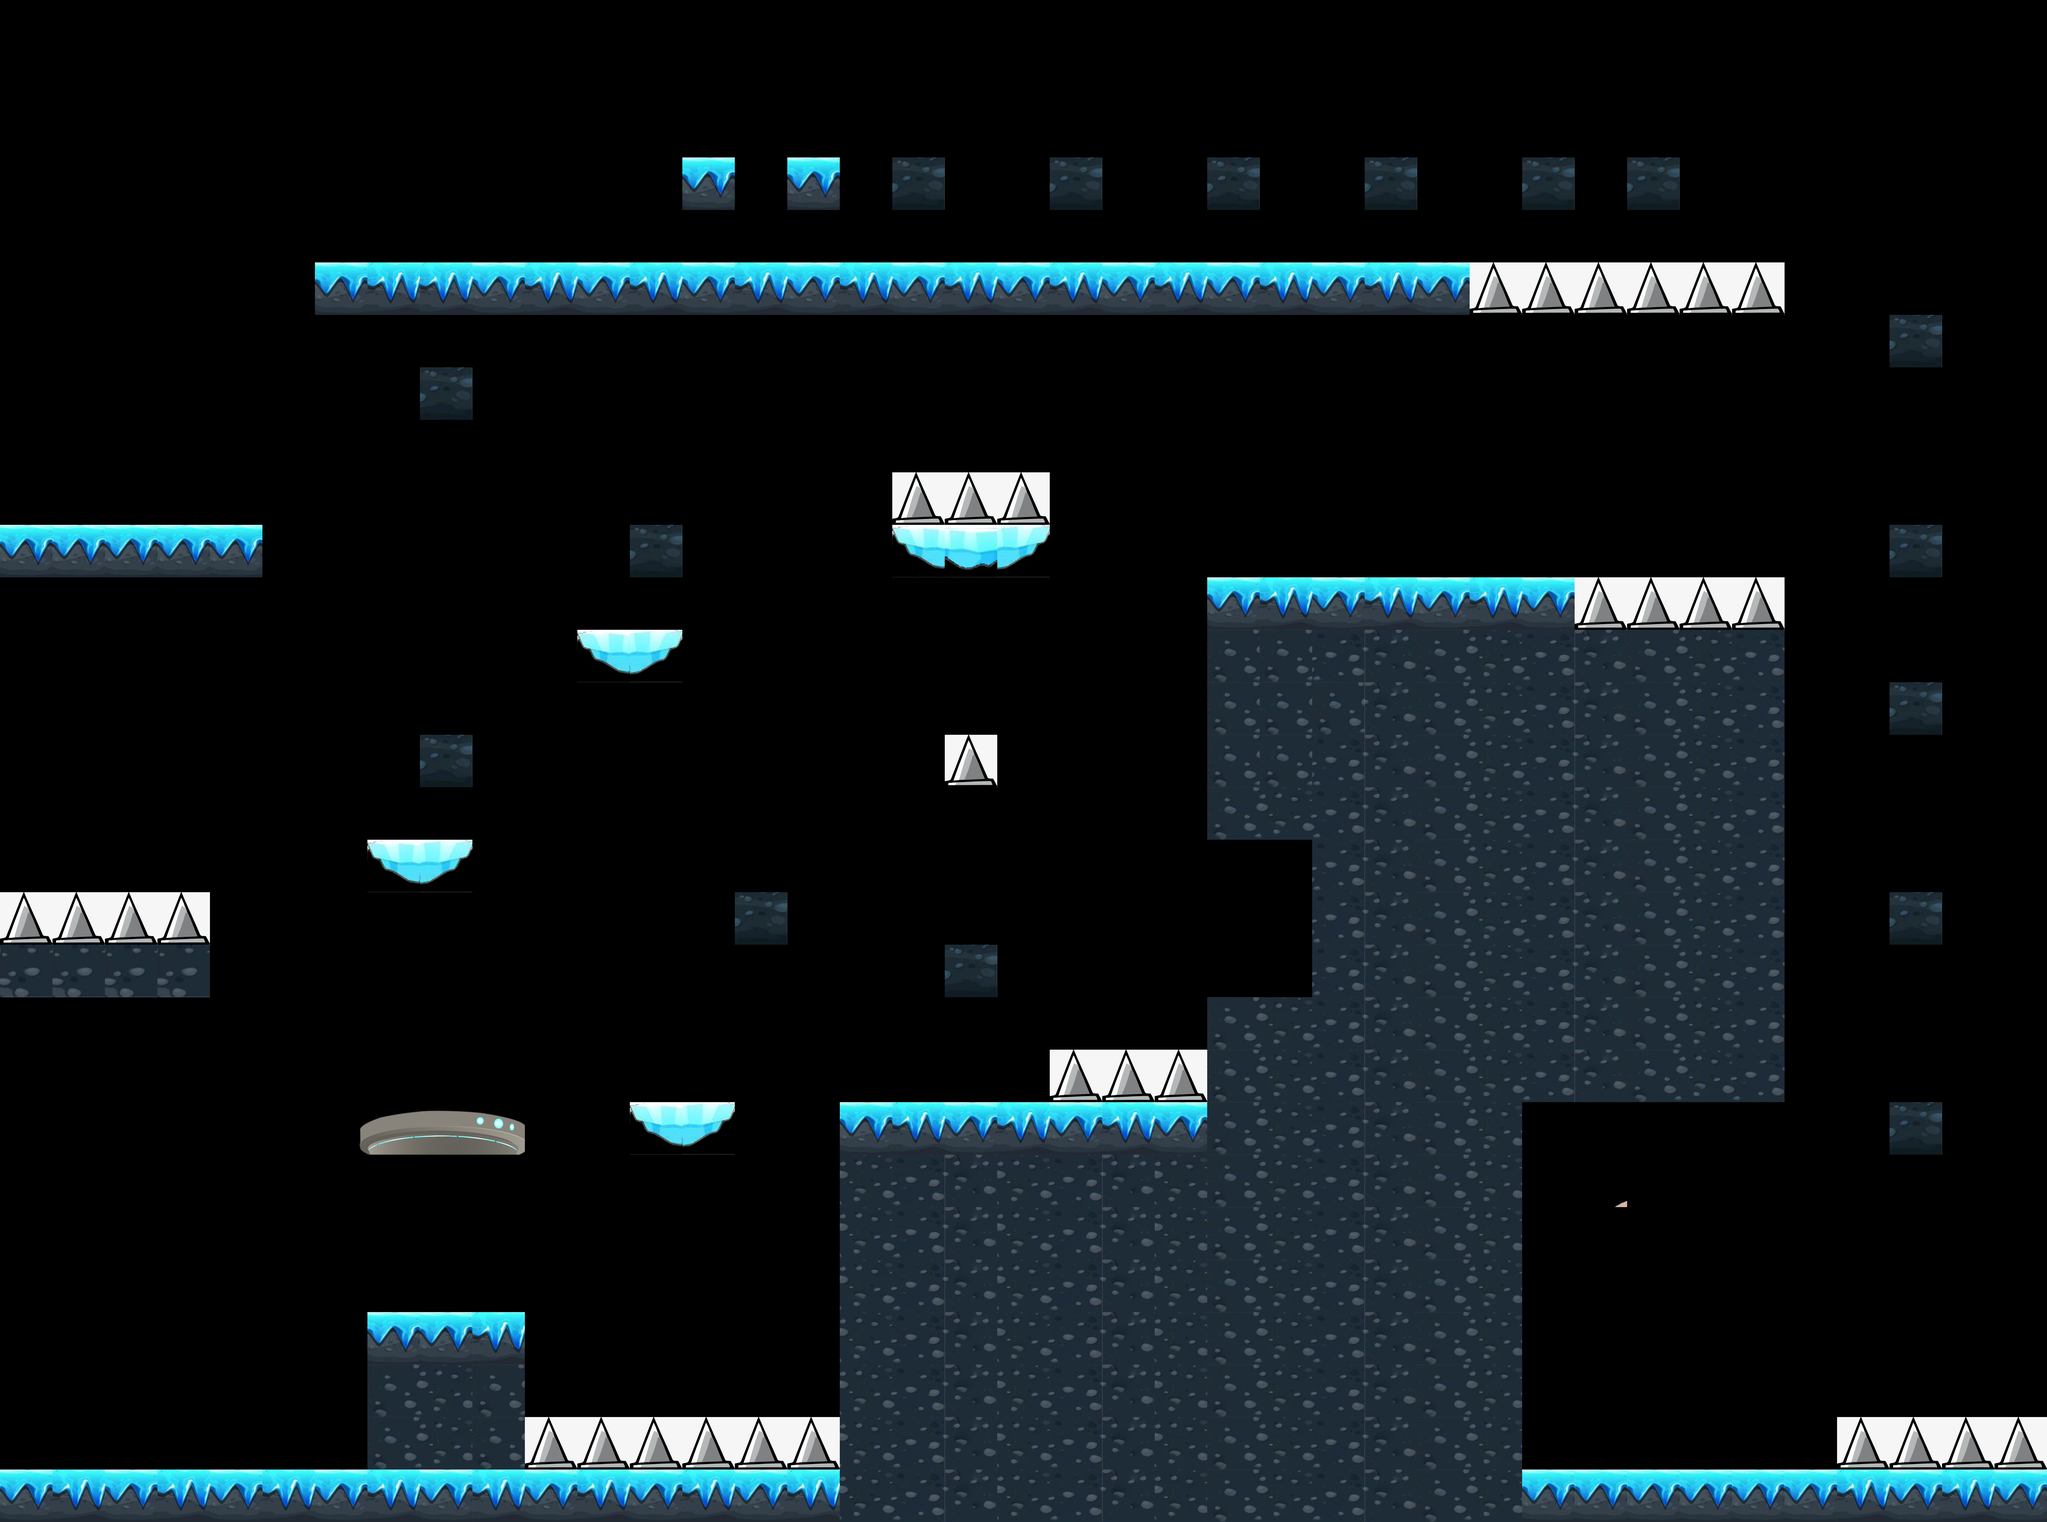

A level layout from a 2D game, rendered from its tile map. Below: a short description, then the map file with tile-grid data replaced by summaries:
An orthogonal 39x29 tile map with 180x180 px tiles, 9 tile layers (boundary, home, Platform_anim, rewards, ...), 4 tilesets.

<map version="1.10" tiledversion="1.10.2" orientation="orthogonal" renderorder="right-down" width="39" height="29" tilewidth="180" tileheight="180" infinite="0" nextlayerid="10" nextobjectid="1">
 <editorsettings>
  <export target="Level_3.csv" format="csv" />
 </editorsettings>
 <tileset firstgid="1" source="../../Tiles/Tiles.tsx" />
 <tileset firstgid="37" source="../../Tiles/Spikes.tsx" />
 <tileset firstgid="38" source="../../Tiles/Home1.tsx" />
 <tileset firstgid="74" source="../../Tiles/Platform.tsx" />
 <layer id="1" name="boundary" width="39" height="29">
  <data>[1131 cells, 322 non-empty, 11 distinct tile ids]</data>
 </layer>
 <layer id="8" name="home" width="39" height="29">
  <data>[1131 cells, 1 non-empty, 1 distinct tile ids]</data>
 </layer>
 <layer id="6" name="Platform_anim" width="39" height="29">
  <data>[1131 cells, 4 non-empty, 4 distinct tile ids]</data>
 </layer>
 <layer id="7" name="rewards" width="39" height="29">
  <data>[1131 cells, 18 non-empty, 2 distinct tile ids]</data>
 </layer>
 <layer id="5" name="platform" width="39" height="29">
  <data>[1131 cells, 3 non-empty, 2 distinct tile ids]</data>
 </layer>
 <layer id="4" name="movingTiles" width="39" height="29">
  <data>[1131 cells, 0 non-empty, 0 distinct tile ids]</data>
 </layer>
 <layer id="9" name="Movable Block" width="39" height="29">
  <data>[1131 cells, 0 non-empty, 0 distinct tile ids]</data>
 </layer>
 <layer id="2" name="Obstacles" width="39" height="29">
  <data>[1131 cells, 30 non-empty, 1 distinct tile ids]</data>
 </layer>
 <layer id="3" name="wheel" width="39" height="29">
  <data>[1131 cells, 1 non-empty, 1 distinct tile ids]</data>
 </layer>
</map>
